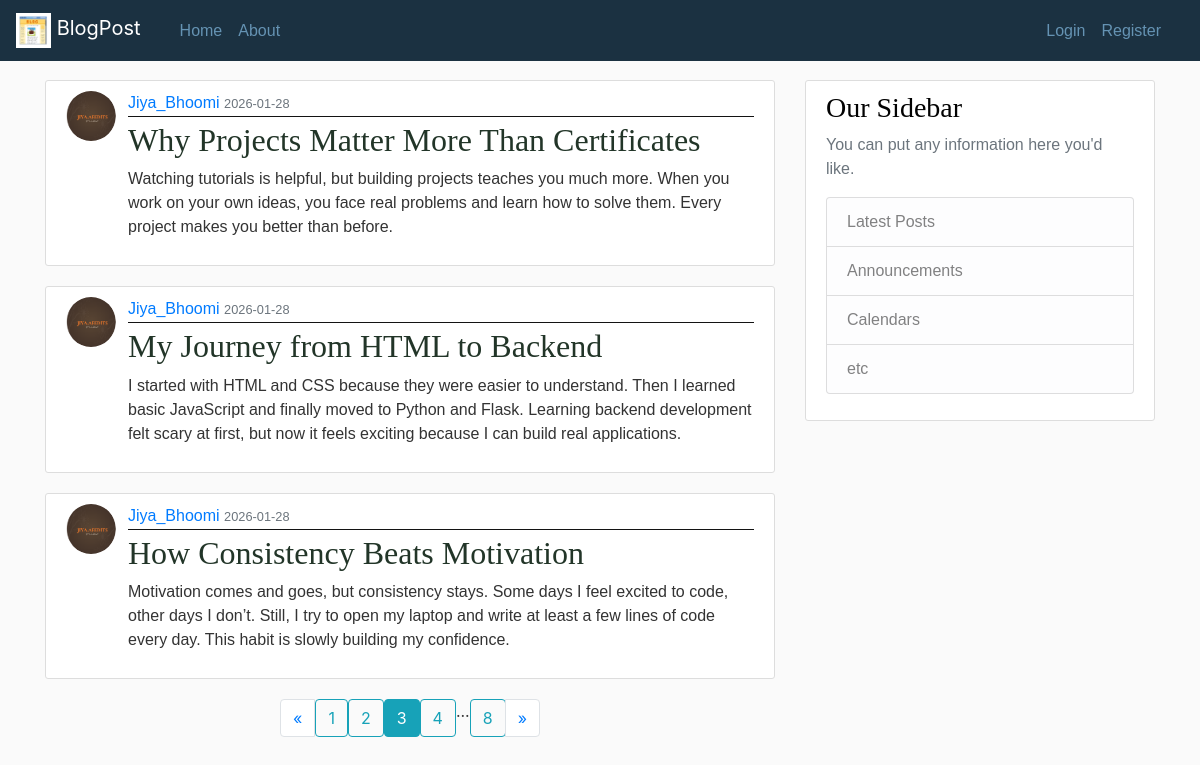
Screenshot of /home?page=3 with the database file from the repository.
### Blogpost/models.py (models this page shows, shortened)
class Post(db.Model):
    id = db.Column(db.Integer, primary_key=True)
    title = db.Column(db.String(100), nullable=False)
    date_posted = db.Column(db.DateTime, nullable=False, default=datetime.utcnow)
    content = db.Column(db.Text, nullable=False)
    user_id = db.Column(db.Integer, db.ForeignKey('user.id'), nullable=False)

class User(db.Model, UserMixin):
    id = db.Column(db.Integer, primary_key=True)
    username = db.Column(db.String(20), unique=True, nullable=False)
    email = db.Column(db.String(120), unique=True, nullable=False)
    image_file = db.Column(db.String(20), nullable=False, default='download.jpg')
    password = db.Column(db.String(60), nullable=False)
    posts = db.relationship('Post', backref='author', lazy=True)

### Blogpost/main/routes.py (the view)
@main.route("/")
@main.route("/home")
def home():
    page = request.args.get('page',1, type=int,)
    posts = Post.query.order_by(Post.date_posted.desc()).paginate(page=page,per_page=3)
    return render_template('home.html', posts = posts)

### Blogpost/templates/home.html
{% extends 'layout.html' %}
{% block content %}
        {% for post in posts.items %}
            <article class="media content-section">
                <img class="rounded-circle article-img" src="{{ url_for('static', filename ='profile_pic/' + post.author.image_file) }}">
                <div class="media-body">
                    <div class="article-metadata">
                    <a class="mr-" href="{{url_for('users.user_post', username=post.author.username)}}">{{ post.author.username }}</a>
                    <small class="text-muted">{{ post.date_posted.strftime('%Y-%m-%d') }}</small>
                    </div>
                    <h2><a class="article-title" href="{{url_for('posts.post', post_id=post.id)}}">{{ post.title }}</a></h2>
                    <p class="article-content">{{ post.content }}</p>
                </div>
            </article>
        {% endfor %}
        <ul class="pagination justify-content-center">
            {% if posts.has_prev %}
            <li class="page-item">
                <a class="page-link" href="{{ url_for('main.home', page=posts.prev_num) }}">
                &laquo;
                </a>
            </li>
            {% else %}
            <li class="page-item disabled">
                <a class="page-link">&laquo;</a>
            </li>
            {% endif %}
            {% for page_num in posts.iter_pages(left_edge=1, right_edge=1, left_current=1, right_current=1) %}
                {% if page_num %}
                    {% if posts.page == page_num %}
                         <li class="page-item active">
                                <a class="btn btn-info mb-4" href="{{url_for('main.home', page=page_num)}}"> {{ page_num }} </a>
                        </li>
                    {% else %}
                        <li class="page-item">
                            <a class="btn btn-outline-info mb-4" href="{{url_for('main.home', page=page_num)}}"> {{ page_num }} </a>
                        </li>
                    {% endif %}
                {% else %}
                    ...
                {% endif %}
            {% endfor %}
            {% if posts.has_next %}
            <li class="page-item">
                 <a class="page-link" href="{{ url_for('main.home', page=posts.next_num) }}">
                 &raquo;
                 </a>
            </li>
            {% else %}
            <li class="page-item disabled">
                  <a class="page-link">&raquo;</a>
            </li>
            {% endif %}
        </ul>
{% endblock content %}

### Blogpost/static/main.css (style rules this page uses)
body { background: #fafafa; color: #333333; margin-top: 5rem; }
h1, h2, h3, h4, h5, h6 { color: #020202; font-family: 'Times New Roman', Times, serif; }
.content-section { background: #ffffff; padding: 10px 20px; border: 1px solid #dddddd; border-radius: 3px; margin-bottom: 20px; font-family: 'Trebuchet MS', 'Lucida Sans Unicode', 'Lucida Grande', 'Lucida Sans', Arial, sans-serif; }
.article-title { color: #223528; }
.article-content { white-space: pre-line; }
.article-img { height: 50px; width: 50px; margin-right: 12px; }
.article-metadata { padding-bottom: 1px; margin-bottom: 4px; border-bottom: 1px solid #131313 }

### rows the page displays
Post: image_file (picture), author.username "Jiya_Bhoomi", date_posted "2026-01-28", title "Why Projects Matter More Than Certificates", content "Watching tutorials is helpful, but building projects teaches you much more. When you work on your own ideas, you face real problems and learn how to solve them. Every project makes you better than before."
Post: image_file (picture), author.username "Jiya_Bhoomi", date_posted "2026-01-28", title "My Journey from HTML to Backend", content "I started with HTML and CSS because they were easier to understand. Then I learned basic JavaScript and finally moved to Python and Flask. Learning backend development felt scary at first, but now it feels exciting because I can build real applications."
Post: image_file (picture), author.username "Jiya_Bhoomi", date_posted "2026-01-28", title "How Consistency Beats Motivation", content "Motivation comes and goes, but consistency stays. Some days I feel excited to code, other days I don’t. Still, I try to open my laptop and write at least a few lines of code every day. This habit is slowly building my confidence."

### other values shown
{{ page_num }} "1" "2" "4" "8"
{{ page_num }} "3"
